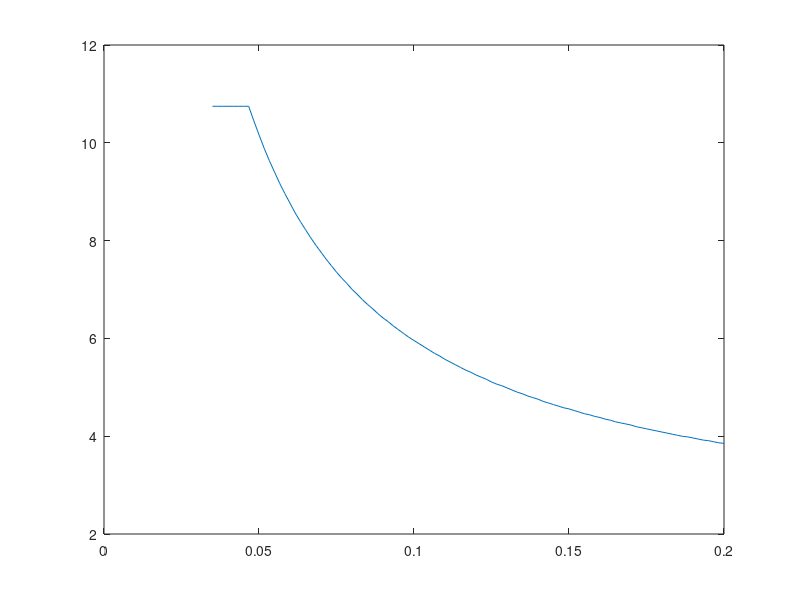

MATLAB code to generate this figure:
Ctries = linspace(0.005, 0.1, 1000);
runTimes = zeros(size(Ctries));

IdrawTries = linspace(0.035, 0.2, 100);
runTimes = zeros(size(IdrawTries));

for i = 1:length(IdrawTries)
  # C = Ctries(i);
  Idraw = IdrawTries(i);


  t = linspace(0, 11, 1000);

  step = t(2);

  pulseLength = 2;

  # Supply voltage minus diod drop
  V0 = 7.8;

  # In order to follow transformer spec we must limit current to 1A
  R = 10;

  C = 0.094;
  C = 0.047;
  C = 0.047/2;

  # Worst case current consumption is 200mA, best case is 35mA
  # Idraw = 0.2;
  # Idraw = 0.1;

  # Arduino needs at least 5V
  Vreg = 5;

  Vcap = zeros(size(t));

  currentVcap = 0;
  currentTimeIndex = 1;

  while currentVcap < Vreg && t(currentTimeIndex) < pulseLength
    currentVcap = V0*(1 - exp(-t(currentTimeIndex)/R/C));
    Vcap(currentTimeIndex) = currentVcap;
    currentTimeIndex += 1;
  endwhile

  arduinoStartAtTime = t(currentTimeIndex);

  while t(currentTimeIndex) < pulseLength
    dischargeTime = t(currentTimeIndex) - arduinoStartAtTime;
    currentVcap = V0*(1 - exp(-t(currentTimeIndex)/R/C));
    currentVcap -= step*Idraw/currentVcap/C;
    Vcap(currentTimeIndex) = currentVcap;
    currentTimeIndex += 1;
  endwhile

  while currentVcap > Vreg && t(currentTimeIndex) < 11
    currentVcap -= step*Idraw/C/currentVcap;
    Vcap(currentTimeIndex) = currentVcap;
    currentTimeIndex += 1;
  endwhile

  arduinoRunTime = t(currentTimeIndex) - arduinoStartAtTime;

  runTimes(i) = arduinoRunTime;

endfor

#hold on;
plot(IdrawTries, runTimes);
# plot(Ctries, runTimes);

#hold off;
#plot(t, Vcap);
#hold on;
#plot([arduinoRunTime arduinoRunTime], [0, V0]);